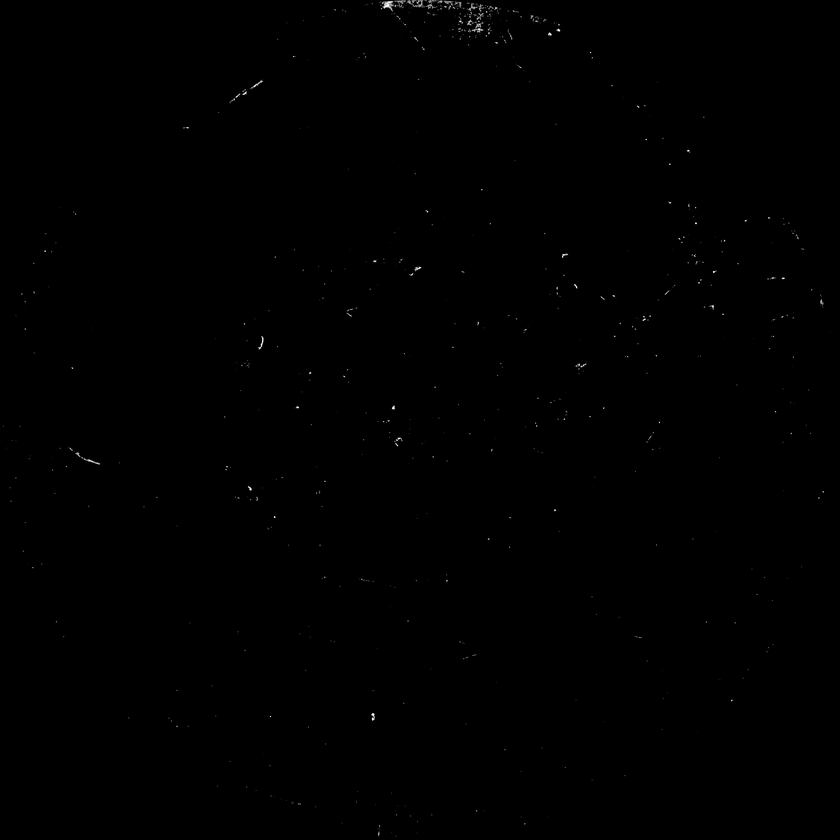
#> input picture waferDefectTesting/Cropped Images/test13.png, 840 x 840 px, shrunk from 4001 x 4001 before the run, found by its file name
$ python sectorDefects2.py
#> lines starting #> are read from the running program, lines starting #| are printed output that depends on the picture; after the words box and inside, x2 and y2 are one past the last pixel; in counts of white or black regions, pixels touching at a corner belong together
import numpy as np
import cv2
import os
import argparse
import random as rng
import matplotlib.pyplot as plt


def draw_grid(img, grid_shape, color=(0, 255, 0), thickness=1):
    # we will use this to create our sectors
    h, w, _ = img.shape
    rows, cols = grid_shape
    dy, dx = round(h / rows), round(w / cols)
    print("x values")
    # draw vertical lines
    for x in range(h):
        if x % dy == 0:
            cv2.line(img, (x, 0), (x, h), color=color, thickness=thickness)

    print("y values")
    # draw horizontal lines
    for y in range(w):
        if y % dx == 0:
            cv2.line(img, (0, y), (w, y), color=color, thickness=thickness)

    return img

# INITIALIZE
filename = r"Cropped Images\test13.png"
img = cv2.imread(filename)
#> img is the input picture: shape (840, 840, 3); min 0, max 255, mean 0.3
imgGray = cv2.cvtColor(img, cv2.COLOR_BGR2GRAY)
minPixelsForDefect = 20
defectCounter = 0

print("begin write")

# find image size and set unit length
h, w = img.shape[:2]
#> h = 840; w = 840
print(h, w)
#| 840 840
unitLen = 40
unitWid = 40  # measures the pixel dimensions of one unit box
newLen = round(h/unitLen) # akin to rows
#> newLen = 21
newWid = round(w/unitWid) # akin to cols
#> newWid = 21


# draw grid
gridImg = img.copy()
gridImg = draw_grid(gridImg, grid_shape=(newLen, newWid), color=(255, 255, 255), thickness=1)
#> after the loop in draw_grid, `for x in range(h):`:
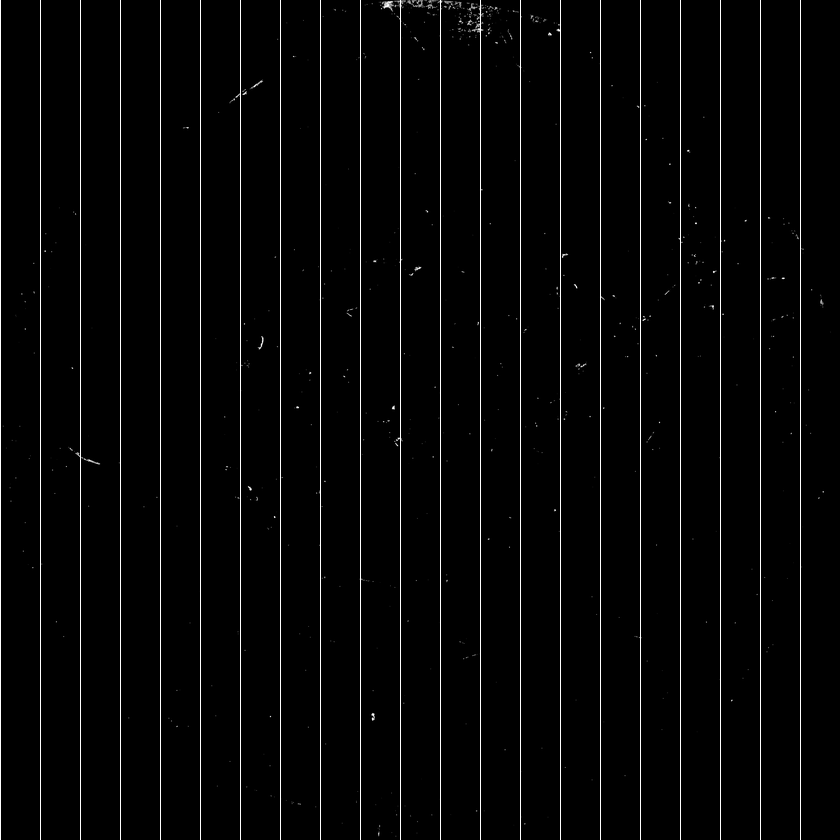
#> img: shape (840, 840, 3); min 0, max 255, mean 6.7
#> after the loop in draw_grid, `for y in range(w):`:
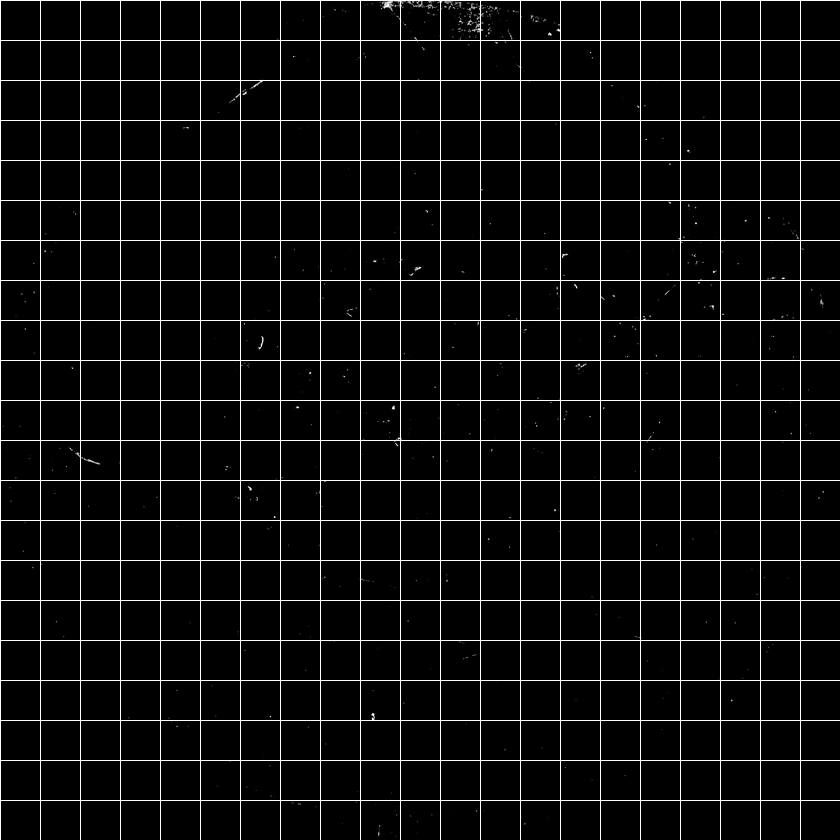
#> img: shape (840, 840, 3); 2.44% of pixels changed, all inside (x1, y1, x2, y2) = (1, 0, 840, 801)

# set up progress indicators
progress = 0
progCounter = 0

# check each box for white pixels
for bigRows in range(newLen-1):
    for bigCols in range(newWid-1):
        count = 0
        for unitRow in range(unitLen):
            for unitCol in range(unitWid):
                k = img[unitRow+unitLen*(bigRows), unitCol+unitWid*(bigCols)]
                if k[0] > 100 and count > minPixelsForDefect:  # fill in the boxes where a white pixel is found
                    gridImg[bigRows*unitLen+1:(bigRows+1)*unitLen, bigCols*unitWid+1:(bigCols+1)*unitWid] = (0, 0, 255)
                    defectCounter += 1
                    break
                elif k[0] > 100:
                    count += 1
    # show progress
    if (bigRows/(h/unitLen) * 100)> progCounter*20.0:
        progress = round(bigRows/(h/unitLen) * 100)
        print(str(progress) + r"% complete")
        progCounter += 1
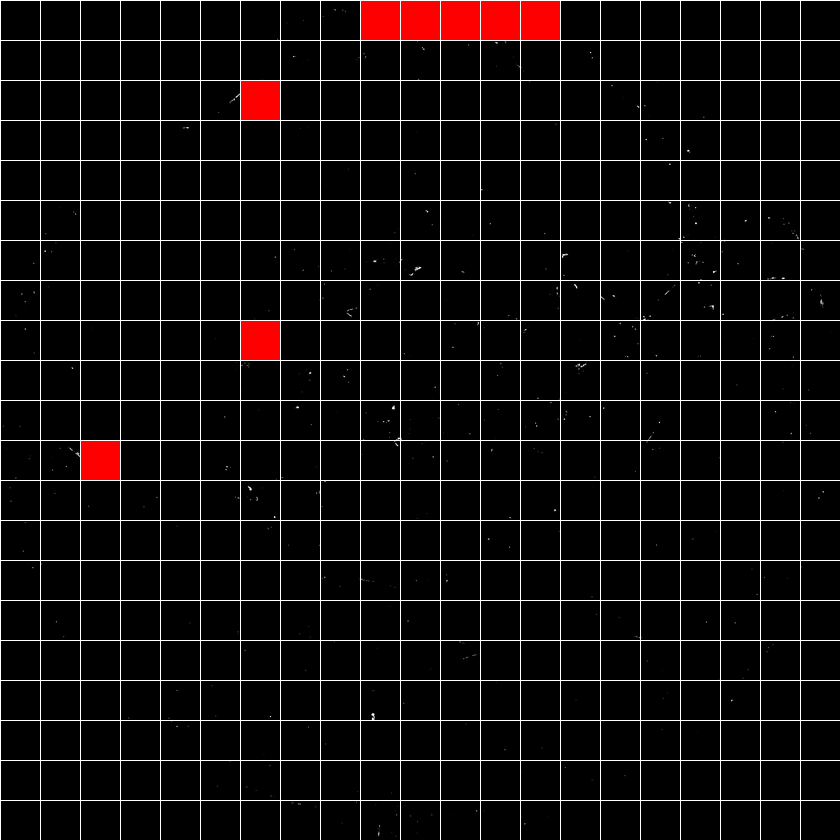
#> gridImg: shape (840, 840, 3); 1.72% of pixels changed, all inside (x1, y1, x2, y2) = (81, 1, 560, 480)
#> after the loop, defectCounter = 75; progCounter = 5

cv2.imwrite("Sectored Images/pretest10.jpg", gridImg)
print("Number of defect points detected: " + str(defectCounter))
#| Number of defect points detected: 75
print("made using image at this path: " + filename)

print("write complete")
